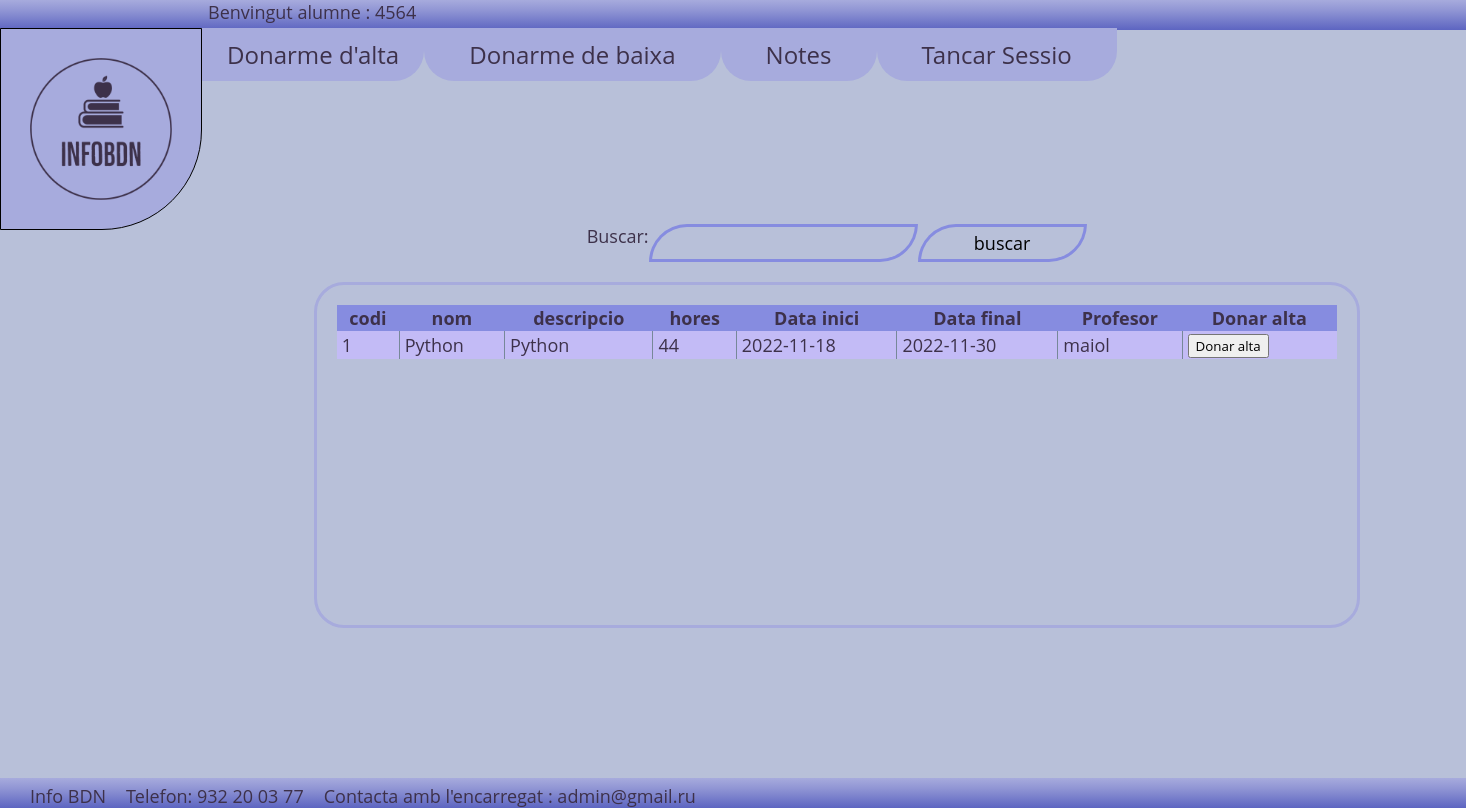
/infoDB/menu.php?opcio=alta (signed in), run on the app's committed database.
### tables this page shows
CREATE TABLE `cursos` (
  `codi` int(11) NOT NULL,
  `nom` varchar(40) NOT NULL,
  `descripcio` varchar(80) NOT NULL,
  `hores` int(11) NOT NULL,
  `dataInici` date NOT NULL,
  `dataFinal` date NOT NULL,
  `CursProfessorFK` varchar(9) DEFAULT NULL,
  `estat` tinyint(1) NOT NULL
);

### infoDB/alumne/alumneFuncions.php (the view, shortened to what this page needs)
<?php
    function menuAlunes(){
        echo"<nav>";
            echo "<a href='menu.php?opcio=" . "alta" . "'>Donarme d'alta</a>";
            echo '<a href="menu.php?opcio=' . 'baixa' . '">Donarme de baixa</a>';
            echo '<a href="menu.php?opcio=' . 'notes' . '">Notes</a>';
            echo '<a href="functions/closeSession.php">Tancar Sessio</a>';
        echo"</nav>";
    }
    function monstrarTaula(){
        echo "<div class='buscadorTaula'>";
            echo "<div class='buscadorf'>";
                buscador();
            echo "<div>";
            echo "<div class='contenidorTaula'>";
                echo "<div class='contenidorTaula2'>";
                llistarTaulacursosPerAlumne();
                echo "</div>";
            echo "</div>";
        echo "</div>";
    }
    function buscador(){
        ?>
            <div class="main">
                <form class="buscadorform" action="menu.php" method="POST" enctype="multipart/form-data">
                    <label for="buscar">Buscar: </label><br>
                    <input type="text" name="buscar" require><br>
                    <input type="submit" value="buscar">
                </form>
            </div>
        <?php
    }
    function llistarTaulacursosPerAlumne(){
        $conexion = concetarBD();
        $today=date('Y-m-d');
        $dni=$_SESSION["usuari"]["dni"];
        if($_SESSION["menu"]=="alta"){
            $sql = "SELECT * FROM cursos C WHERE `dataInici` > DATE '$today' AND estat = '1' AND CursProfessorFK IS NOT NULL  AND codi NOT IN (SELECT FKCursosCODI FROM matricules WHERE FKAlumnesDNI = '$dni' AND estatM = '1')";
        }
        $consulta = mysqli_query($conexion,$sql);
        if($consulta == false){
            mysqli_error($conexion);
        }
        else{
            if(mysqli_num_rows($consulta)==0){
                echo "<p class='warning'>No hi ha cursos disponibles!</p>";
            }else{
                echo "<table>";
                    echo "<tr>";
                        echo "<th>codi</th><th>nom</th><th>descripcio</th><th>hores</th><th>Data inici</th><th>Data final</th><th>Profesor</th>";
                        if(isset($_SESSION["menu"])){
                        if($_SESSION["menu"]=="alta"){
                            echo '<th>Donar alta</td>';
                        }
                        echo "</tr>";
                    }
                while($row = mysqli_fetch_array($consulta)){
                    echo "<tr>";
                    echo "<td>$row[codi]</td>";
                    echo "<td>$row[nom]</td>";
                    echo "<td>$row[descripcio]</td>";
                    echo "<td>$row[hores]</td>";
                    echo "<td>$row[dataInici]</td>";
                    echo "<td>$row[dataFinal]</td>";
                    echo "<td>$row[CursProfessorFK]</td>";
                    if(isset($_SESSION["menu"])){
                    if($_SESSION["menu"]=="alta"){
                        echo '<td><button onclick="confirmacioM('.$row["codi"].')">Donar alta</button></td>';
                    }
                    echo "</tr>";
                    }
                }
                echo "</table>";
            }
        }
    }
?>

### infoDB/style/styles.css (style rules this page uses)
body, html { width: 100%; height: 100%; }
* { font-family: 'Open Sans'; font-style: normal; }
body { background-color: #b8c0d9; color: #3d314a; font-size: 18px; }
table { table-layout:auto; width: 100%; border-collapse: collapse; background-color: #868ce0; }
td:not(.fotoTd) { padding-left: 5px; }
tr:nth-child(even) { background-color: #c3bbf6; }
tr:nth-child(odd) { background-color: #acc7ed; }
.contenidorTaula2 { width: 100%; height: 300px; overflow: auto; }
.buscadorTaula { grid-area: 1/1; padding-left: 10%; padding-top: 3%; width: 1400px; height: 500px; display: grid; grid-template-columns: 2fr 90% ; grid-template-rows: 4fr 3fr 1fr; padding-top: 120px; }
.buscadorf { grid-area: 3 / 2; }
.contenidorTaula { margin: auto; width: 1000px; height: 300px; padding: 20px; border: #a7abdd 3px solid; border-radius: 30px; }
.buscadorform { width: 200px; display: flex; padding-bottom: 20px; }
table tr td:not(:first-child) { border-left: lightslategray solid 1px; }
th { background-color: #868ce0; }
input[name="buscar"] { width: 300px; height: 30px; border-radius: 40px 0px 40px 0px; }
input[value="buscar"] { height: 38px; border-radius: 40px 0px 40px 0px; }
input { border: solid 3px #868ce0; border-radius: 40px; width: 300px; height: 50px; background-color: #b8c0d9; font-size: 18px; }
input { padding-left: 20px; }
input[type=submit] { width: 200px; padding-right: 20px; }
.navegacio nav a { background-color:#a7abdd; padding: 10px 45px; border-radius: 0 0 30px 30px; text-decoration: none; color: #3d314a; }
.navegacio nav a:first-child { background-color:#a7abdd; padding: 10px 25px; border-radius: 0 0 30px 0px; }
.main { width: 100%; }
.main form { margin: auto; width: 500px; padding-top: 80px; text-align: center; }

### data on the page
cursos: codi "1", nom "Python", descripcio "Python", hores "44", dataInici "2022-11-18", dataFinal "2022-11-30", CursProfessorFK "maiol"

### other printed values
$_SESSION["login"] "alumne"
$_SESSION["usuari"]["nom"] "4564"
